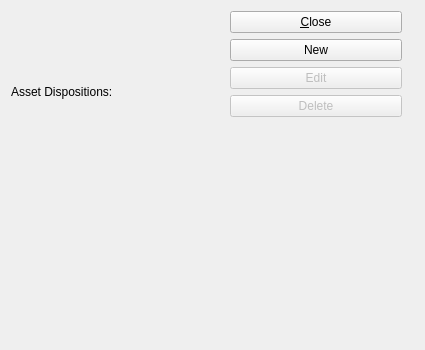
<?xml version="1.0" encoding="UTF-8"?>
<ui version="4.0">
 <comment>This file is part of the xTuple ERP: PostBooks Edition, a free and
open source Enterprise Resource Planning software suite,
Copyright (c) 1999-2018 by OpenMFG LLC, d/b/a xTuple.
It is licensed to you under the Common Public Attribution License
version 1.0, the full text of which (including xTuple-specific Exhibits)
is available at www.xtuple.com/CPAL.  By using this software, you agree
to be bound by its terms.</comment>
 <class>assetDispList</class>
 <widget class="QWidget" name="assetDispList">
  <property name="geometry">
   <rect>
    <x>0</x>
    <y>0</y>
    <width>425</width>
    <height>350</height>
   </rect>
  </property>
  <property name="minimumSize">
   <size>
    <width>425</width>
    <height>350</height>
   </size>
  </property>
  <property name="windowTitle">
   <string>Asset Dispositions</string>
  </property>
  <layout class="QVBoxLayout" name="verticalLayout_3">
   <item>
    <layout class="QHBoxLayout" name="horizontalLayout">
     <item>
      <layout class="QVBoxLayout" name="verticalLayout_2">
       <item>
        <widget class="QLabel" name="_resultsLit">
         <property name="text">
          <string>Asset Dispositions:</string>
         </property>
         <property name="buddy">
          <cstring>_results</cstring>
         </property>
        </widget>
       </item>
       <item>
        <widget class="XTreeWidget" name="_results"/>
       </item>
      </layout>
     </item>
     <item>
      <layout class="QVBoxLayout" name="verticalLayout">
       <property name="leftMargin">
        <number>14</number>
       </property>
       <property name="rightMargin">
        <number>12</number>
       </property>
       <item>
        <widget class="QPushButton" name="_close">
         <property name="text">
          <string>&amp;Close</string>
         </property>
        </widget>
       </item>
       <item>
        <widget class="QPushButton" name="_new">
         <property name="text">
          <string>New</string>
         </property>
        </widget>
       </item>
       <item>
        <widget class="QPushButton" name="_edit">
         <property name="enabled">
          <bool>false</bool>
         </property>
         <property name="text">
          <string>Edit</string>
         </property>
        </widget>
       </item>
       <item>
        <widget class="QPushButton" name="_delete">
         <property name="enabled">
          <bool>false</bool>
         </property>
         <property name="text">
          <string>Delete</string>
         </property>
        </widget>
       </item>
       <item>
        <spacer name="verticalSpacer">
         <property name="orientation">
          <enum>Qt::Vertical</enum>
         </property>
         <property name="sizeHint" stdset="0">
          <size>
           <width>20</width>
           <height>60</height>
          </size>
         </property>
        </spacer>
       </item>
      </layout>
     </item>
    </layout>
   </item>
  </layout>
 </widget>
 <customwidgets>
  <customwidget>
   <class>XTreeWidget</class>
   <extends></extends>
   <header>xtreewidget.h</header>
  </customwidget>
 </customwidgets>
 <resources/>
 <connections>
  <connection>
   <sender>_close</sender>
   <signal>clicked()</signal>
   <receiver>assetDispList</receiver>
   <slot>close()</slot>
   <hints>
    <hint type="sourcelabel">
     <x>335</x>
     <y>31</y>
    </hint>
    <hint type="destinationlabel">
     <x>246</x>
     <y>7</y>
    </hint>
   </hints>
  </connection>
  <connection>
   <sender>_results</sender>
   <signal>valid(bool)</signal>
   <receiver>_edit</receiver>
   <slot>setEnabled(bool)</slot>
   <hints>
    <hint type="sourcelabel">
     <x>160</x>
     <y>184</y>
    </hint>
    <hint type="destinationlabel">
     <x>360</x>
     <y>109</y>
    </hint>
   </hints>
  </connection>
  <connection>
   <sender>_results</sender>
   <signal>valid(bool)</signal>
   <receiver>_delete</receiver>
   <slot>setEnabled(bool)</slot>
   <hints>
    <hint type="sourcelabel">
     <x>160</x>
     <y>184</y>
    </hint>
    <hint type="destinationlabel">
     <x>360</x>
     <y>138</y>
    </hint>
   </hints>
  </connection>
  <connection>
   <sender>_results</sender>
   <signal>itemSelected(int)</signal>
   <receiver>_edit</receiver>
   <slot>animateClick()</slot>
   <hints>
    <hint type="sourcelabel">
     <x>160</x>
     <y>184</y>
    </hint>
    <hint type="destinationlabel">
     <x>360</x>
     <y>79</y>
    </hint>
   </hints>
  </connection>
 </connections>
</ui>
